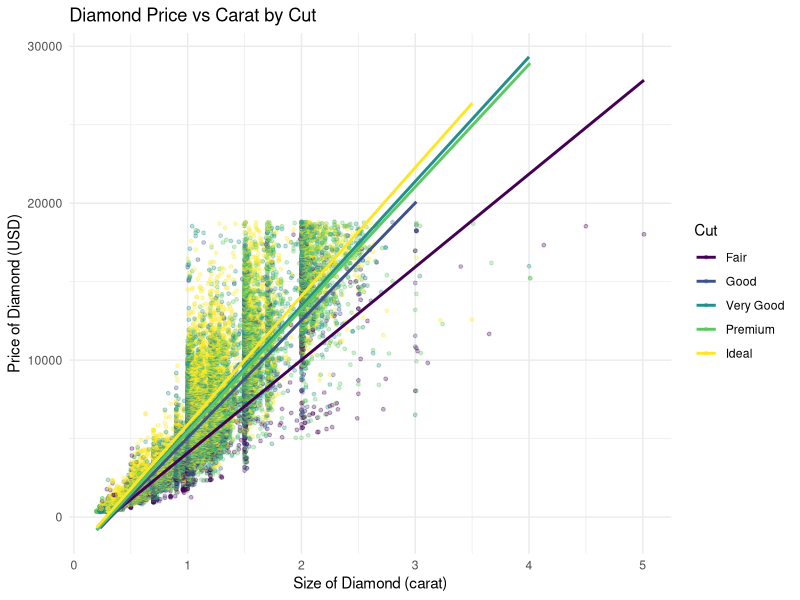

The R source for this figure:

library(ggplot2)

ggplot(data = diamonds, aes(x = carat, y = price, color = cut))+
  geom_point(alpha = 0.3, size = 1)+
  geom_smooth(method = "lm", se = FALSE)+
  labs(
    title = "Diamond Price vs Carat by Cut",
    x = "Size of Diamond (carat)",
    y = "Price of Diamond (USD)",
    color = "Cut"
  )+
  theme_minimal()
